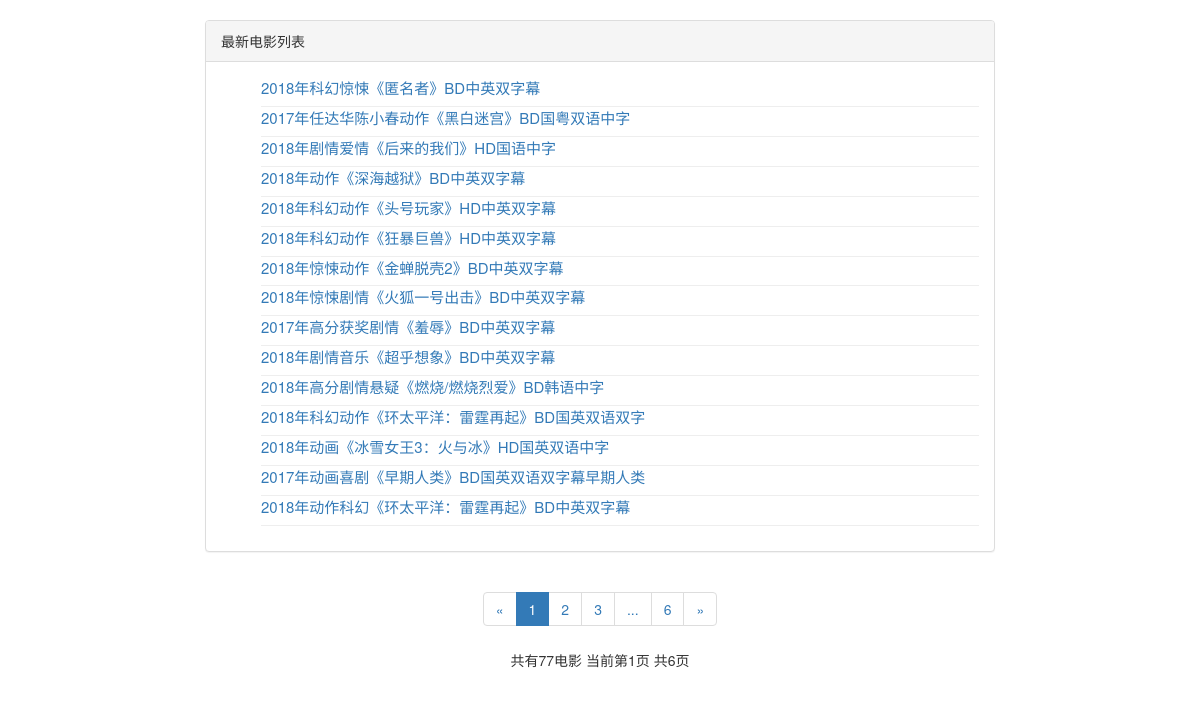
The page / on the database its author committed.
### movieapp/models.py (models this page shows)
class Movie(models.Model):
    title = models.CharField(max_length=100,null=False)
    jpg = models.CharField(max_length=100,null=False)
    download = models.CharField(max_length=100,null=False)

### movieapp/views.py (the view)
# urls.py: path('',movie_list,name='movie_list'),
def movie_list(request):
    content = {}
    movie_list = Movie.objects.all()
    content = base(request, movie_list)
    return render(request,'index.html',content)

### movieapp/templates/index.html (shortened to what this page needs)
{% load staticfiles %}
<!DOCTYPE html>
<html lang="zh-CN">
  <head>
    <link href="https://cdn.bootcss.com/bootstrap/3.3.7/css/bootstrap.min.css" rel="stylesheet">
    <link rel="stylesheet" type="text/css" href="{% static 'movie.css' %}">
</head>
<body>
    <div class="row">
      <div class="col-md-8">
          <div class="content">
              <div class="panel panel-default">
                  <div class="panel-heading">最新电影列表</div>
                  <div class="panel-body">
                      <ul>
                        {% for movie in movie_list %}
                        <li class="title"><a href="{% url 'movie_datail' movie.pk %}">{{ movie.title }}</a></li>
                        {% endfor %}
                      </ul>
                  </div>
              </div>
          </div>
          <div class="paginator">
            <ul class="pagination">
              <li>
                {% if page_of_blogs.has_previous %}
                <a href="?page={{page_of_blogs.previous_page_number}}" aria-label="Previous">
                    <span aria-hidden="true">&laquo;</span>
                </a>
                {% else %}
                <span aria-hidden="true">&laquo;</span>
                {% endif %}
              </li>
                {% for page_num in page_range %}
                  {% if page_num == page_of_blogs.number %}
                    <li class="active"><span>{{ page_num }}</span></li>
                  {% else %}
                  {% if page_num == '...'%}
                    <li><span>{{ page_num }}</span></li>
                  {% else %}
                    <li><a href="?page={{ page_num }}">{{ page_num }}</a></li>
                  {% endif %}
                  {% endif %}
                {% endfor %}
                  <li>
                      {% if page_of_blogs.has_next %}
                          <a href="?page={{page_of_blogs.next_page_number}}" aria-label="Next">
                              <span aria-hidden="true">&raquo;</span>
                          </a>
                      {% else %}
                          <span aria-hidden="true">&raquo;</span>
                      {% endif %}
                  </li>
                </ul>
                    <p>
                        共有{{ page_of_blogs.paginator.count }}电影
                        当前第{{ page_of_blogs.number }}页 共{{ page_of_blogs.paginator.num_pages }}页
                    </p>
                </div>
            </div>
      </div>
      <div class="col-md-2"></div>
</body>
</html>

### movieapp/static/movie.css (style rules this page uses)
div.content { padding-top: 20px; }
ul { list-style-type:none }
.title { font-size: 15px; padding-bottom: 0.5em; border-bottom:1px solid #eee; }
div.paginator { text-align: center; }

### rows shown on the page
Movie: title "2018年科幻惊悚《匿名者》BD中英双字幕"
Movie: title "2017年任达华陈小春动作《黑白迷宫》BD国粤双语中字"
Movie: title "2018年剧情爱情《后来的我们》HD国语中字"
Movie: title "2018年动作《深海越狱》BD中英双字幕"
Movie: title "2018年科幻动作《头号玩家》HD中英双字幕"
Movie: title "2018年科幻动作《狂暴巨兽》HD中英双字幕"
Movie: title "2018年惊悚动作《金蝉脱壳2》BD中英双字幕"
Movie: title "2018年惊悚剧情《火狐一号出击》BD中英双字幕"
Movie: title "2017年高分获奖剧情《羞辱》BD中英双字幕"
Movie: title "2018年剧情音乐《超乎想象》BD中英双字幕"
Movie: title "2018年高分剧情悬疑《燃烧/燃烧烈爱》BD韩语中字"
Movie: title "2018年科幻动作《环太平洋：雷霆再起》BD国英双语双字"
Movie: title "2018年动画《冰雪女王3：火与冰》HD国英双语中字"
Movie: title "2017年动画喜剧《早期人类》BD国英双语双字幕早期人类"
Movie: title "2018年动作科幻《环太平洋：雷霆再起》BD中英双字幕"

### other values the page prints
{{ page_num }} "1"
{{ page_num }} "2" "3" "6"
{{ page_num }} "..."
{{ page_of_blogs.paginator.count }} "77"
{{ page_of_blogs.number }} "1"
{{ page_of_blogs.paginator.num_pages }} "6"
